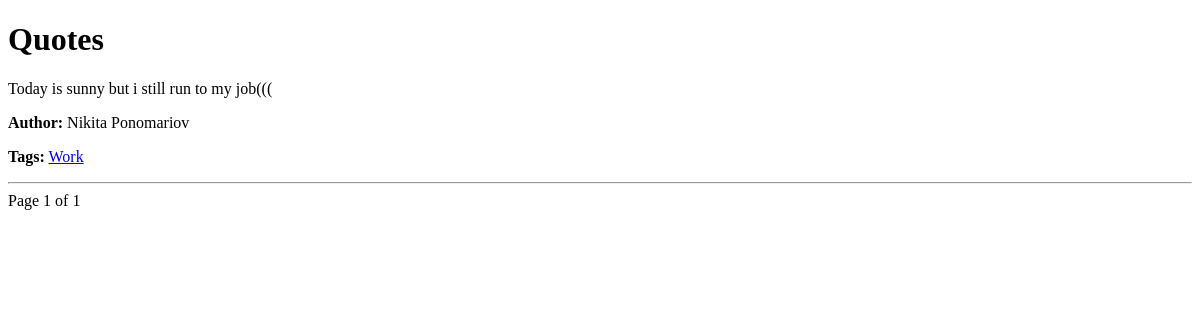
The app's page /, older data.
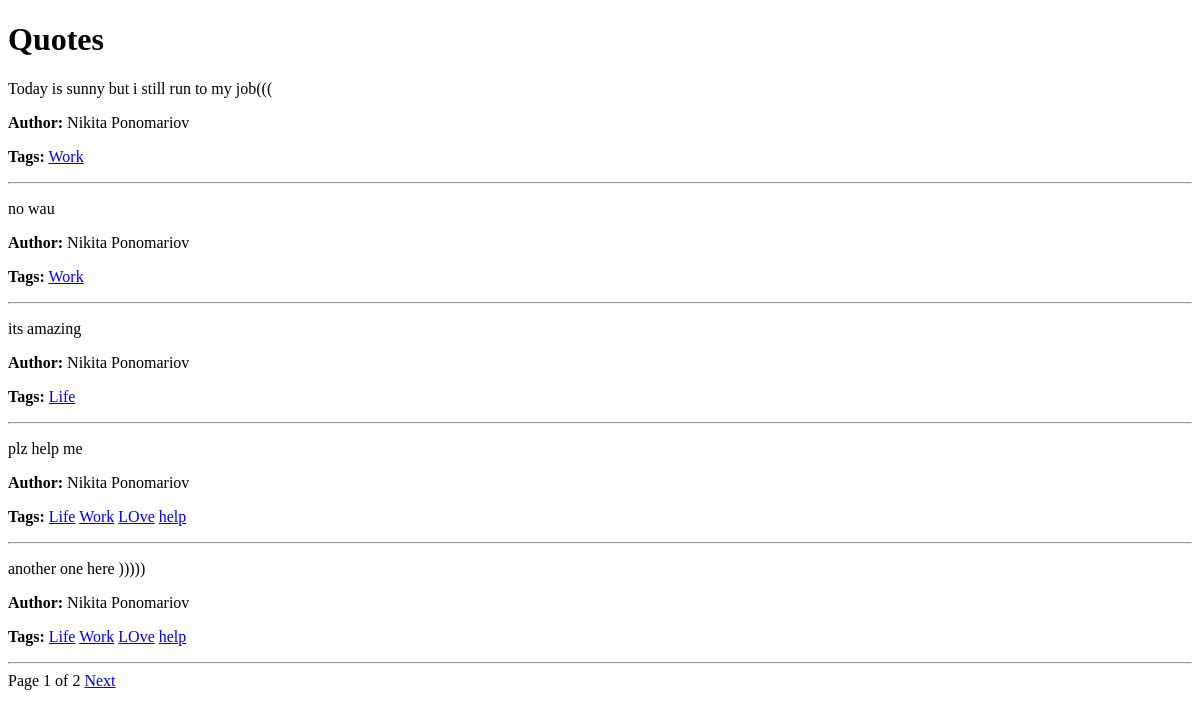
The same page, newer data.
### quotes/models.py (models this page shows, shortened)
class Quote(models.Model):
    text = models.TextField()
    author = models.ForeignKey(Author, on_delete=models.CASCADE)
    tag = models.ManyToManyField(Tag)

class Author(models.Model):
    fullname = models.CharField(max_length=100)
    born_date = models.CharField(max_length=100)
    born_location = models.CharField(max_length=100)
    description = models.TextField()

class Tag(models.Model):
    tag = models.CharField(max_length=100)

### quotes/views.py (the view)
# urls.py: path('', views.main, name = 'main'),
def main(request):
    quotes_list = Quote.objects.all()
    paginator = Paginator(quotes_list, 5)   # 5 quotes per page
    page_number = request.GET.get("page")
    quotes = paginator.get_page(page_number)
    return render(request, "quotes/index.html", {"quotes": quotes})

### quotes/templates/quotes/index.html (shortened to what this page needs)
<!DOCTYPE html>
<html>
<head>
</head>
<body>
<h1>Quotes</h1>
{% for quote in quotes %}
    <p>{{ quote.text }}</p>
    <p>
        <b>Author:</b> {{ quote.author.fullname }}
    </p>
    <p>
        <b>Tags:</b>
        {% for tag in quote.tag.all %}
            <a href="/tag/{{ tag.tag }}/">{{ tag.tag }}</a>
        {% endfor %}
    </p>
    <hr>
{% endfor %}
<div>
<span>Page {{ quotes.number }} of {{ quotes.paginator.num_pages }}</span>
{% if quotes.has_next %}
<a href="?page={{ quotes.next_page_number }}">Next</a>
{% endif %}
</div>
</body>
</html>

Row changes from the older to the newer data that the page shows:
added Quote: text "no wau", author.fullname "Nikita Ponomariov", Tag (tag "Work")
added Quote: text "its amazing", author.fullname "Nikita Ponomariov"
now on this page (row unchanged): Tag: tag "Life"
added Quote: text "plz help me", author.fullname "Nikita Ponomariov", Tag (tag "Work")
now on this page (row unchanged): Tag: tag "LOve"
added Tag: tag "help"
added Quote: text "another one here )))))", author.fullname "Nikita Ponomariov", Tag (tag "Work")
Text that changed along with them:
{{ quotes.paginator.num_pages }}: "1" → "2"
text now shown: "Next"
